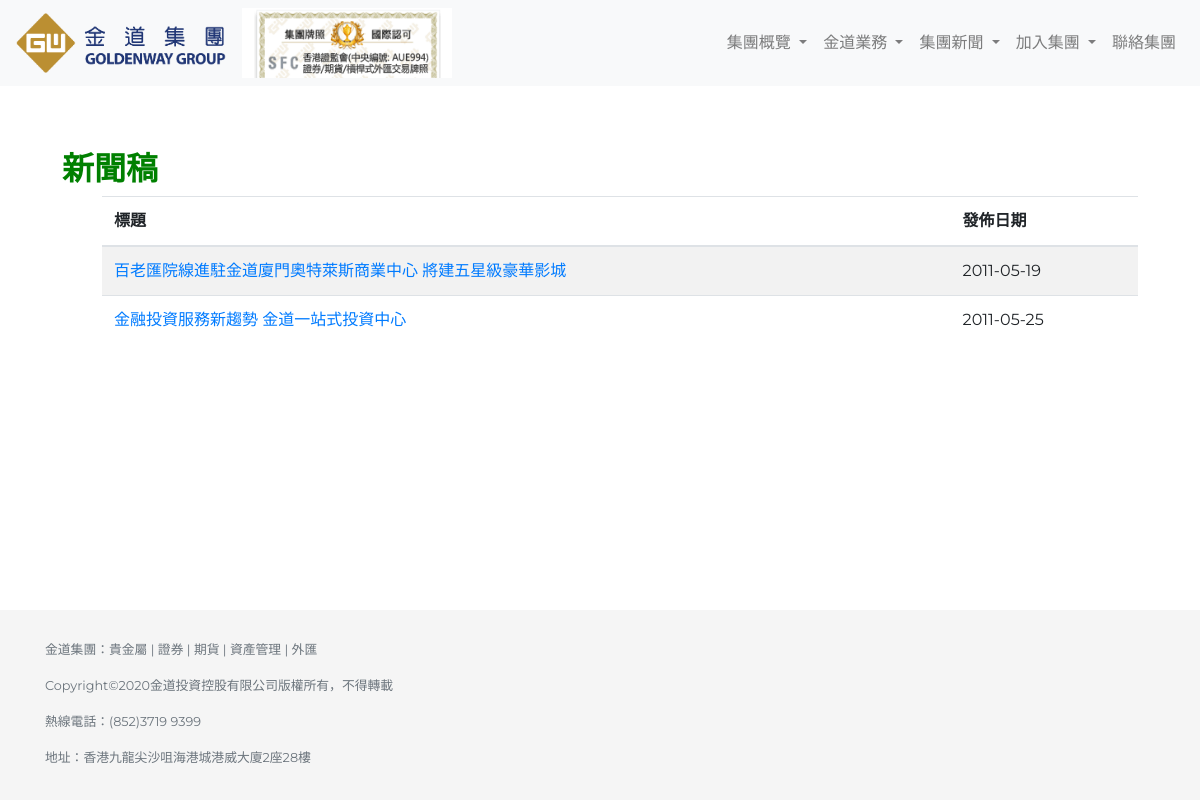
Page /pressRelease on the committed database.
### GWHK/models.py (models this page shows, shortened)
class pressRelease(models.Model):
    title = models.CharField(max_length=100, blank=True, null=True)
    content = models.TextField()
    published_date = models.DateField()

### GWHK/views.py (the view)
# urls.py: path('pressRelease', views.pressReleaseList.as_view(), name='pressReleaseList'),
class pressReleaseList(ListView):
	model = pressRelease
	paginate_by = 10

### templates/GWHK/pressrelease_list.html
{% extends 'GWHK/base.html' %}
{% block content %}
<h2>新聞稿</h2>
<ol>
    <table class="table table-striped" data-toggle="table" data-pagination="true" style="width:100%">
        <thead>
            <tr>
                <th>標題</th>
                <th>發佈日期</th>
            </tr>
        </thead>
        <tbody>
            {% for pressrelease in pressrelease_list %}
            <tr>
                <td><a href="{% url 'pressReleaseDetail' pk=pressrelease.pk %}">{{ pressrelease.title }}</a></td>
                <td>{{ pressrelease.published_date | date:"Y-m-d" }}</td>
            </tr>
            {% endfor %}
        </tbody>
    </table>
</ol>
{% endblock %}

### static/css/style.css (style rules this page uses)
* { font-family: 'Montserrat', sans-serif; }
html { position: relative; min-height: 100%; }
body { padding-bottom: 3rem; background-image: url(https://www.gwghk.com/tw/images/bg_img.jpg); margin-bottom: 160px !important; }
div > h2 { color: green; font-weight: bold; }

### rows in the picture
pressRelease: title "百老匯院線進駐金道廈門奧特萊斯商業中心 將建五星級豪華影城", published_date "2011-05-19"
pressRelease: title "金融投資服務新趨勢 金道一站式投資中心", published_date "2011-05-25"
